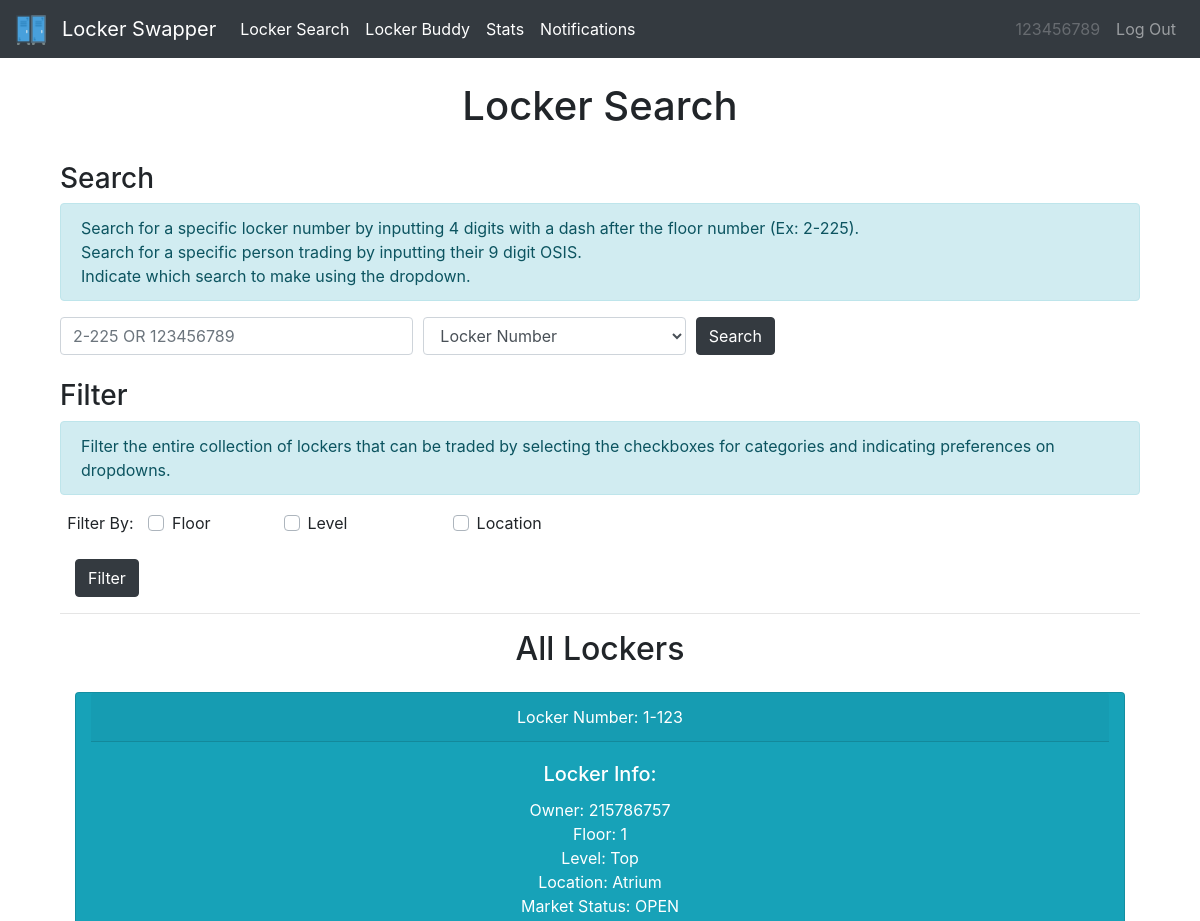
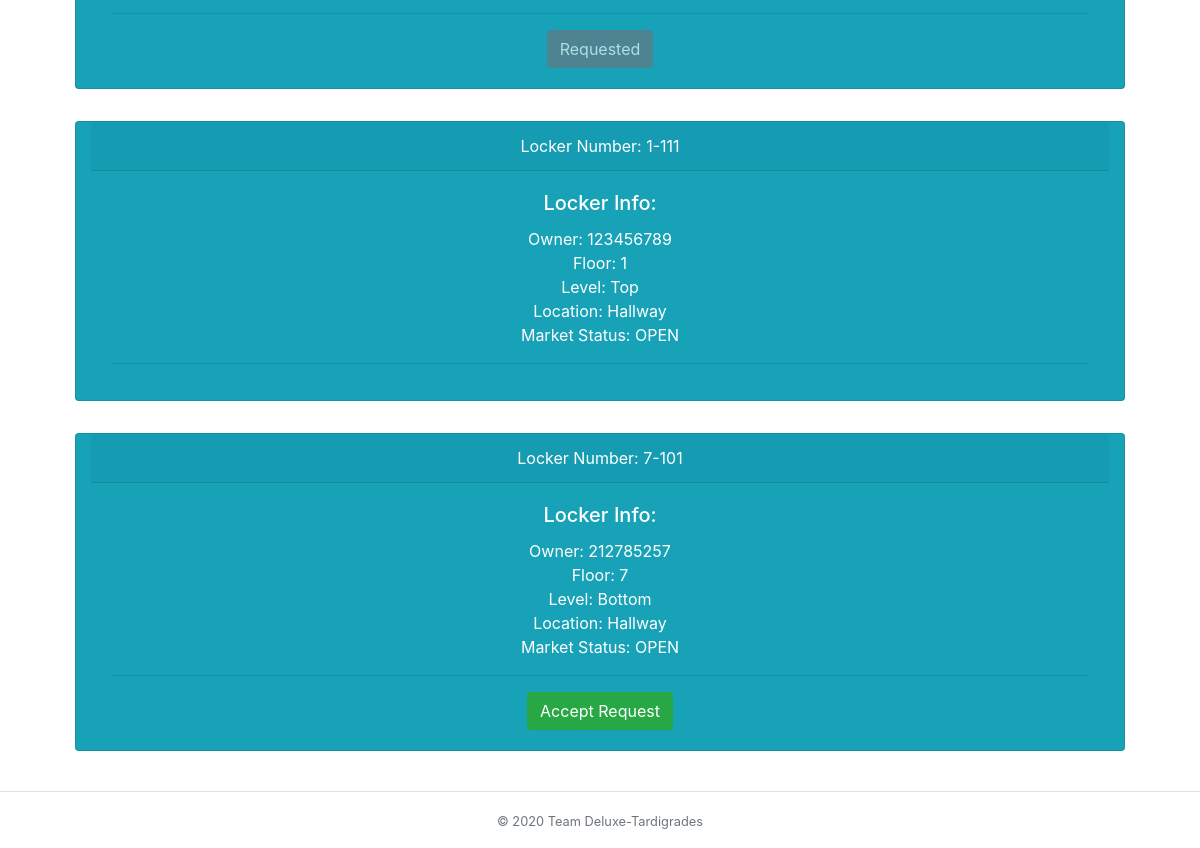
The app's page /locker (signed in) with its own data (2 pictures, top to bottom).
### tables this page shows
CREATE TABLE transaction_tbl (locker INT, recipient INT, sender INT, status INT, request TEXT, floor INT);

CREATE TABLE locker_tbl (locker INT, owner TEXT, combo TEXT, floor INT, level INT, location TEXT, status TEXT);

### __init__.py (the view)
@app.route("/locker")
@login_required
def locker():
    user = session['osis']
    all = db_manager.tradeableLockers()
    to = db_manager.getTransactionTo(session["osis"])
    sender = db_manager.getTransactionFrom(session["osis"])
    return render_template("locker.html",user=user,all=all,results=[],to=to,sender=sender,heading="Locker Search")

### __init__.py (called while the page is built)
def login_required(f):
    @wraps(f)
    def dec(*args, **kwargs):
        if 'osis' in session:
            return f(*args, **kwargs)
        flash('You must be logged in to view this page!', 'danger')
        return redirect('/')
    return dec

### db_builder.py (called while the page is built)
def exec(cmd):
    db = sqlite3.connect(DB_FILE)
    c = db.cursor()
    output = c.execute(cmd)
    db.commit()
    return output

def execmany(cmd, inputs):
    db = sqlite3.connect(DB_FILE)
    c = db.cursor()
    output = c.execute(cmd, inputs)
    db.commit()
    return output

### db_manager.py (called while the page is built)
def getLockerInfo(locker):
    q = "SELECT * from locker_tbl WHERE locker=?"
    inputs = (locker,)
    data = execmany(q, inputs).fetchone()
    info=[]
    for value in data:
        info.append(value)
    return info

def getTransLock(data):
    dataDict = {}
    for i in data:
        lock = getLockerInfo(i[0])
        dataDict[i] = lock
    return dataDict

def tradeableLockers():
    q = "SELECT * FROM transaction_tbl WHERE status=1 AND request='L' AND recipient=''"
    data = exec(q).fetchall() #-> [(tuple,1,2,3),(tuple,1,2,3)]
    return getTransLock(data)

def getTransactionFrom(osis):
    q="SELECT recipient FROM transaction_tbl WHERE sender=?"
    inputs = (osis,)
    data = execmany(q,inputs).fetchall()
    info=[]
    if data is None:
        return info
    for value in data:
        info.append(value[0])
    filtered = [x for x in info if x != '']
    return filtered

def getTransactionTo(osis):
    q="SELECT sender FROM transaction_tbl WHERE recipient=?"
    inputs = (osis,)
    data = execmany(q,inputs).fetchall()
    info=[]
    if data is None:
        return info
    for value in data:
        info.append(value[0])
    return info

### templates/locker.html (shortened to what this page needs)
{% extends "base.html" %}
{% block body %}
<div class="container">
  <h3>Search</h3>
  <div class="alert alert-info" role="alert">
     Search for a specific locker number by inputting 4 digits with a dash after the floor number (Ex: 2-225).<br>
      Search for a specific person trading by inputting their 9 digit OSIS.<br>
      Indicate which search to make using the dropdown.
  </div>
  <div>
    <form action="/lSearch" method="post">
      <div class="form-row">
        <div class="form group col-md-4">
          <input id="query" class="form-control mr-sm-2" type="text" name="query" placeholder="2-225 OR 123456789"><br>
        </div>
        <div class="form group col-md-3">
          <select id="searchBy" class="form-control" name="searchBy">
            <option>Locker Number</option>
          </select>
        </div>
        <div class="form-group col-md-1">
          <button class="btn btn-dark" type="submit">Search</button>
        </div>
      </div>
    </form>
  </div>
  <h3>Filter</h3>
  <div class="alert alert-info" role="alert">
    Filter the entire collection of lockers that can be traded by selecting the checkboxes for categories and indicating preferences on dropdowns.
  </div>
  <div>
    <form action="/lFilter" method="post">
      <div class="form-row text-center">
        <div class="form-group col-md-1">
          <label for="filter">Filter By:  </label>
        </div>
        <div class="form-group col-md-1 custom-control custom-checkbox">
          <label class="custom-control-label" for="floor">Floor</label>
        </div>
        <div class="form-group col-md-2 custom-control custom-checkbox">
          <label class="custom-control-label" for="level">Level</label>
        </div>
        <div class="form-group col-md-2 custom-control custom-checkbox">
          <label class="custom-control-label" for="type">Location</label>
        </div>
      </div>
      <div class="form-group col-md-1">
        <button class="btn btn-dark" type="submit">Filter</button>
      </div>
    </form>
  </div>
  <hr>
  <div class="container">
    {% if results == [] and all != [] %}
    <div class="text-center">
      <h2>All Lockers</h2>
    </div>
    <div class="col-sm-12 col-md-12 col-lg-12 mx-auto">
      {% for key in all %}
      <div class="row">
        <div class="card text-white text-center bg-info my-3 col-md-12">
          <div class="card-header">Locker Number: {{key[5]}}-{{key[0]}}</div>
          <div class="card-body">
            <h5 class="card-title">Locker Info:</h5>
            <p class="card-text">Owner: {{key[2]}} <br> Floor: {{key[5]}} <br>
                               Level: {{all[key][4]}} <br> Location: {{all[key][5]}} <br>
                               Market Status: OPEN </p>
            <hr class="my-3">
            {% if key[2] in to %}
            <div>
              <button class="btn btn-success" type="submit">Accept Request</button>
            </div>
            {% endif %}
            {% if key[2] in sender %}
            <div>
              <button class="btn btn-secondary" type="submit" disabled>Requested</button>
            </div>
            {% endif %}
          </div>
        </div>
      </div>
      {% endfor %}
    {% endif %}
    </div>
    </div>
  </div>
{% endblock %}

### records on screen
transaction_tbl: floor "1", locker "123", sender "215786757", shows "Requested"
locker_tbl: level "Top", location "Atrium"
transaction_tbl: floor "1", locker "111", sender "123456789"
locker_tbl: level "Top", location "Hallway"
transaction_tbl: floor "7", locker "101", sender "212785257", shows "Accept Request"
locker_tbl: level "Bottom", location "Hallway"

### other values on screen
{{ user }} "123456789"
{{ heading }} "Locker Search"
